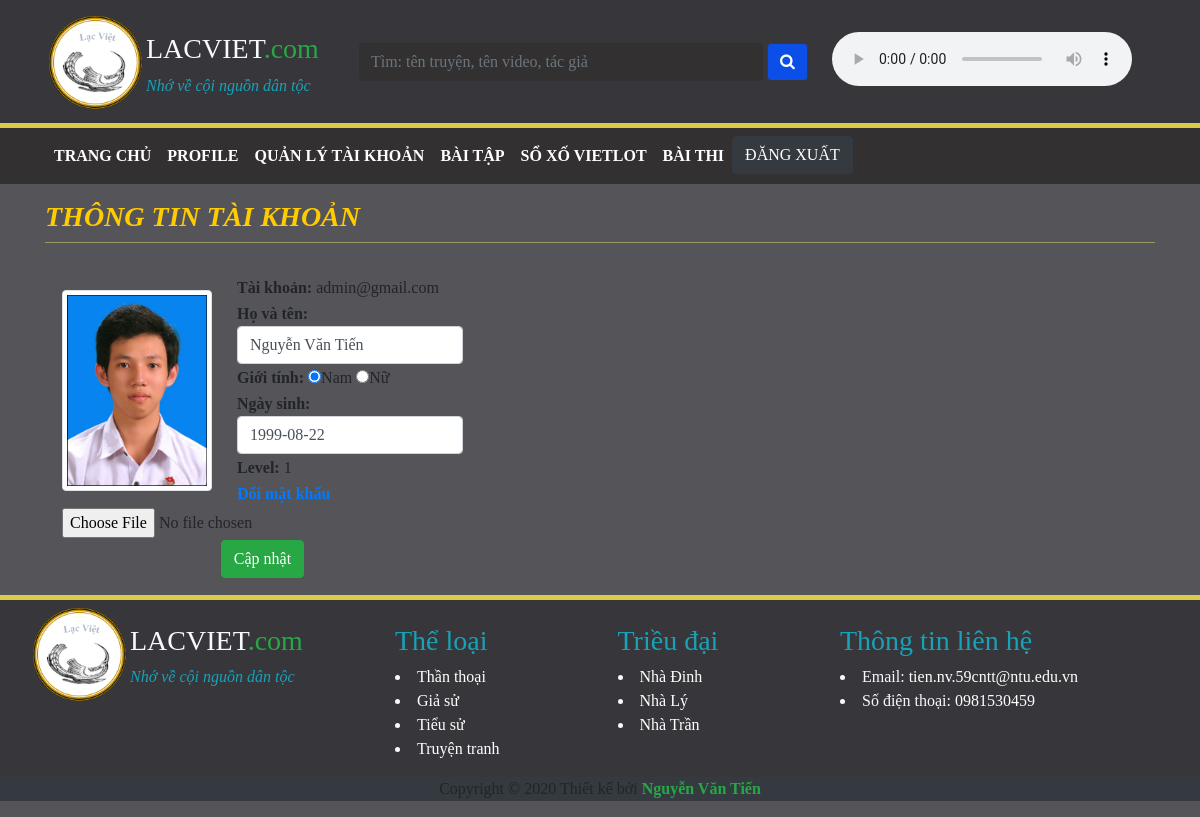
Page /profile.php (signed in) on the committed database.
### tables this page shows
CREATE TABLE `user` (
  `username` varchar(100) NOT NULL,
  `password` varchar(100) NOT NULL,
  `ho_ten` varchar(255) NOT NULL,
  `gioi_tinh` varchar(255) NOT NULL,
  `ngaySinh` date NOT NULL,
  `anh` varchar(255) NOT NULL,
  `level` int(11) NOT NULL
);

### profile.php (the view, shortened to what this page needs)
<?php
	include 'header.inc';
	$user = $_SESSION['username'];
	$conn = mysqli_connect('localhost', 'root', '', 'lacviet');
	mysqli_set_charset($conn, 'UTF8');
	$sql="select username, ho_ten, gioi_tinh, anh, level, ngaySinh from user where username ='$user'";
	$result = mysqli_query($conn, $sql);
?>
<link rel="stylesheet" type="text/css" href="css/thongtin.css">
<div id="content" class="container">
	<div id="title" class="mb-3">
		<h3 class="mt-3"><b><i>THÔNG TIN TÀI KHOẢN</i></b></h3>
	</div>
	<div class="row">
		<div class="col-6">
			<form action="" method="post" accept-charset="utf-8" enctype="multipart/form-data">
				<table class="m-3">
					<tbody>
						<?php
							if(mysqli_num_rows($result) <> 0)
							{
								while($rows=mysqli_fetch_row($result))
								{
									echo "<tr>
											<td class=\"pr-4\" rowspan=\"7\">
												<img class=\"img-fluid img-thumbnail\" src=\"anh/avatar/$rows[3]\" width=\"150px\" height=\"auto\">
												<input type=\"text\" name=\"anh\" value=\"$rows[3]\" hidden=\"true\">
											</td>
										</tr>";
									echo "<tr>
											<td><b>Tài khoản: </b>$rows[0]</td>
										</tr>";
									echo "<tr>
											<td>
												<b>Họ và tên: </b>
												<input class=\"form-control\" type=\"text\" name=\"ten\" value=\"$rows[1]\">
											</td>
										</tr>";
						?>
										<tr>
											<td><b>Giới tính: </b>
												<input type="radio" name="gioitinh" value="Nam"
													<?php
														if ($rows[2] == 'Nam') {
															echo 'checked="checked"';
														}
													?>>Nam
													<input type="radio" name="gioitinh" value="Nữ"
													<?php
														if ($rows[2] == 'Nữ') {
															echo 'checked="checked"';
														}
													?>>Nữ
											</td>
										</tr>
						<?php
									echo "<tr>
											<td>
												<b>Ngày sinh: </b>
												<input class=\"form-control\" type=\"text\" name=\"ngaySinh\" value=\"$rows[5]\">
											</td>
										</tr>";
									echo "<tr>
											<td><b>Level: </b>$rows[4]</td>
										</tr>";
									echo "<tr>
											<td><a href=\"doiMK.php\"><b>Đổi mật khẩu</b></a></td>
										</tr>";
									echo "<tr>
											<td colspan=\"2\"><input type=\"file\" name=\"fileupload\" ></td>
										</tr>";
									echo "<tr>
											<td colspan=\"2\" class=\"text-center\">
											<input class='btn btn-success' type='submit' name='submit' value='Cập nhật'>
										</tr>";
								}
							}
						 ?>
					</tbody>
				</table>
			</form>
		</div>
	</div>
</div>
<?php
	include 'footer.inc';
?>

### css/index.css (style rules this page uses)
body { background-color: #555458; font-family: serif; }

### css/thongtin.css (style rules this page uses)
#title { color: #ffcc00; margin-top: 10px; border-bottom: 1px solid #999966; }

### rows in the picture
user: anh (picture), username "admin@gmail.com", ten "Nguyễn Văn Tiến", gioi_tinh "☑", ngaySinh "1999-08-22", level "1"
